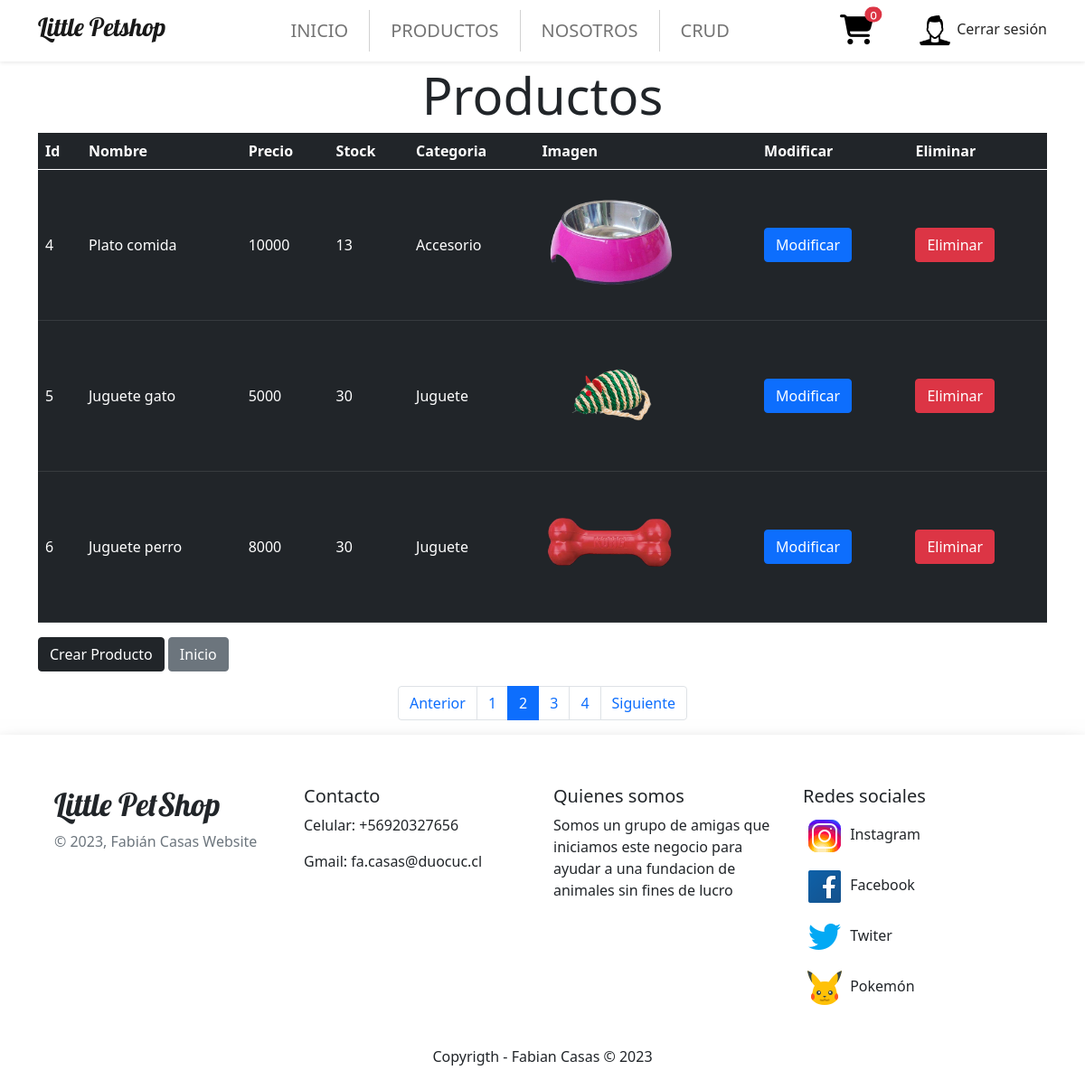
/listarproductos/?page=2 (signed in), run on the app's committed database.
### Tienda/models.py (models this page shows, shortened)
class Producto(models.Model):
    idProducto   = models.CharField(primary_key=True, max_length=2,verbose_name="Id Producto")
    nombre       = models.CharField(max_length=50, verbose_name="Nombre")
    precio       = models.IntegerField(verbose_name="Precio")
    stock        = models.IntegerField(verbose_name="Stock", null=True)
    imagen       = models.ImageField(upload_to="imagenes", null=True, blank=True, verbose_name='Imagen')
    categoria    = models.ForeignKey(Categoria, on_delete=models.CASCADE, verbose_name="Categoria")

class Categoria(models.Model):
    idCategoria     = models.IntegerField(primary_key=True, verbose_name="Id Categoria")
    nombreCategoria = models.CharField(max_length=50, verbose_name="Nombre de Categoria")
    def __str__(self):
        return self.nombreCategoria

### Tienda/views.py (the view)
# urls.py: path('listarproductos/', listarProductos, name="listarProductos"),
@login_required
def listarProductos(request):
    v_productos = Producto.objects.all()
    page = request.GET.get('page', 1)
    try:
        paginator = Paginator(v_productos, 3)
        v_productos = paginator.page(page)
    except:
        raise Http404
    datos = {
        'entity':v_productos,
        'paginator':paginator
    }
    return render(request, 'listarproductos.html', datos)

### Tienda/context_processor.py (called while the page is built, shortened)
def total_carrito(request):
    total = 0
    cantidad_total_carrito = obtener_cantidad_total_carrito(request)
    total_precio = subtotal(request)
    return {'total_carrito':int(total),
            'cantidad_productos': cantidad_total_carrito,
            'subtotal':total_precio,
            }

### Tienda/views.py (called while the page is built)
def obtener_cantidad_total_carrito(request):
    carrito = request.session.get('carrito', {})
    cantidad_total = sum(item['cantidad'] for item in carrito.values())
    return cantidad_total

def subtotal(request):
    carrito = request.session.get('carrito', {})
    subtotal = sum(int(item['precio']) * item['cantidad'] for item in carrito.values())
    return subtotal

### Tienda/templates/listarproductos.html (shortened to what this page needs)
{% extends "base.html" %}
{% block content %}
<!DOCTYPE html>
<html lang="en">
<head>
    {% load static %}
    <link href="https://cdn.jsdelivr.net/npm/bootstrap@5.0.2/dist/css/bootstrap.min.css" rel="stylesheet"
>
    <link rel="stylesheet" type="text/css" href="{% static 'css/mystyles.css' %}">
    <div class="container mt-5 pt-4" style="height: auto;">
        <h1 class="display-4 text-center">Productos</h1>
        <table class="table table-dark table-hover">
            <thead>
                <tr>
                    <th>Id</th>
                    <th>Nombre</th>
                    <th>Precio</th>
                    <th>Stock</th>
                    <th>Categoria</th>
                    <th>Imagen</th>
                    <th>Modificar</th>
                    <th>Eliminar</th>
                </tr>
            </thead>
            <tbody>
                {%for i in entity%}
                <tr style="vertical-align: middle;">
                    <td>{{ i.idProducto }}</td>
                    <td>{{ i.nombre }}</td>
                    <td>{{ i.precio }}</td>
                    <td>{{ i.stock }}</td>
                    <td>{{ i.categoria }}</td>
                    {% if i.imagen %}
                        <td>
                            <img src="{{ i.imagen.url }}" width="150px" alt="">
                        </td>
                    {% else %}
                        <td>
                            <p style="color: red;">Sin imagen :c</p>
                        </td>
                    {% endif %}
                    <td><a href="{% url 'modificarProductos' i.idProducto %}" class="btn btn-primary">Modificar</a></td>
                    <td><a href="#" onclick="eliminarProducto({{ i.idProducto }})" class="btn btn-danger">Eliminar</a></td>
                </tr>
                {%endfor%}
            </tbody>
        </table>
        <a href="{% url 'crearProductos' %}" class="btn btn-dark mb-3">Crear Producto</a>
        <a href="{% url 'inicio' %}" class="btn btn-secondary mb-3">Inicio</a>
        <div>
            {% include 'paginator.html' %}
        </div>
    </div>
{% endblock %}

### Tienda/static/css/mystyles.css (style rules this page uses)
* { margin: 0px; padding: 0px; box-sizing: border-box; }
h1 { font-weight: 700; }

### data on the page
Producto: idProducto "4", nombre "Plato comida", precio "10000", stock "13", categoria "Accesorio", imagen (picture)
Producto: idProducto "5", nombre "Juguete gato", precio "5000", stock "30", categoria "Juguete", imagen (picture)
Producto: idProducto "6", nombre "Juguete perro", precio "8000", stock "30", categoria "Juguete", imagen (picture)

### other printed values
{{ cantidad_productos }} "0"
{{ page }} "1" "2" "3" "4"
